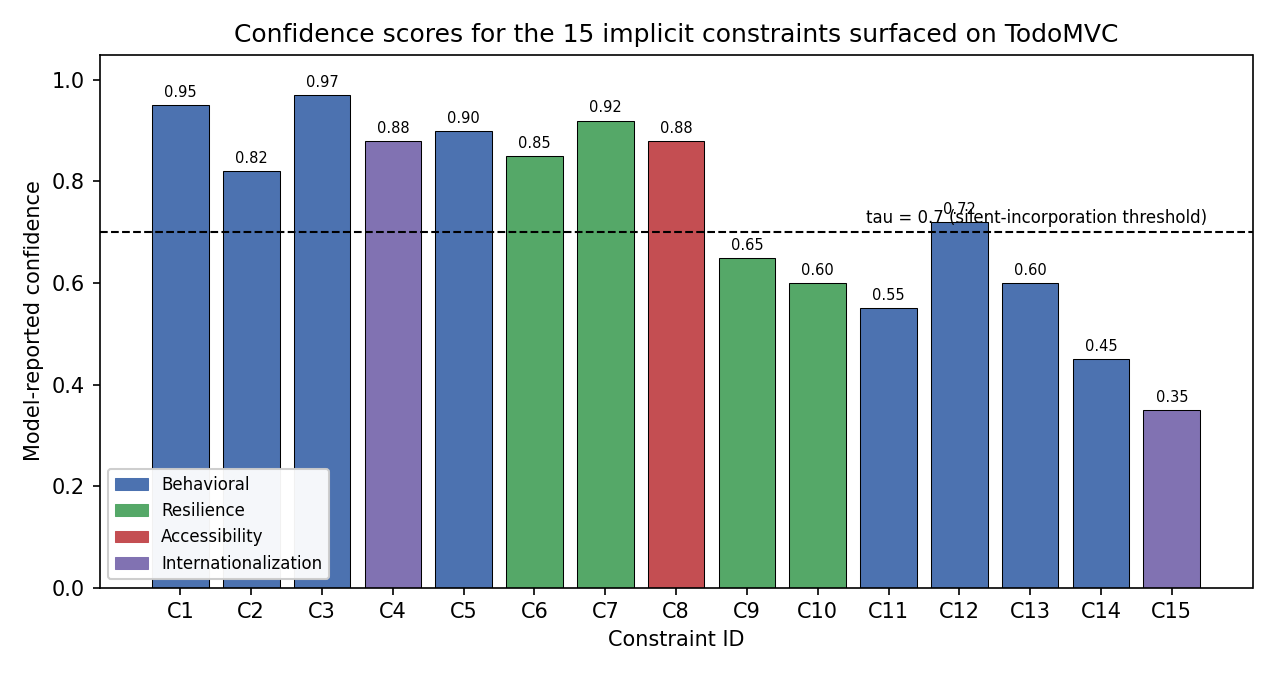

Write the Python code that produced this figure.
#!/usr/bin/env python3
"""Generate confidence_histogram.png for Article 1, Figure 1.

Reads confidence scores for the 15 implicit constraints surfaced on
TodoMVC by the Specification Enrichment stage (enrichment-run-A, the
generator input for the section 4.3 primary results) from
``results/results_threshold_sweep.json`` and renders a per-constraint
bar chart, color-coded by the four-category taxonomy from section 4.2
(Behavioral, Resilience, Accessibility, Internationalization). The
dashed vertical line marks the default tau=0.7 silent-incorporation
threshold.

Run from the repository root:

    python figures/confidence_histogram.py
"""
from __future__ import annotations

import json
import os
import sys

import matplotlib.pyplot as plt


REPO_ROOT = os.path.dirname(os.path.dirname(os.path.abspath(__file__)))
RESULTS_PATH = os.path.join(REPO_ROOT, "results", "results_threshold_sweep.json")
OUT_PATH = os.path.join(REPO_ROOT, "figures", "confidence_histogram.png")

# Section 4.2 four-category regrouping. The raw category labels in the
# enrichment JSON (validation, edge-case, accessibility, persistence,
# internationalization, other) are remapped per the published taxonomy.
TAXONOMY = {
    "C1": "Behavioral",
    "C2": "Behavioral",
    "C3": "Behavioral",
    "C4": "Internationalization",
    "C5": "Behavioral",
    "C6": "Resilience",
    "C7": "Resilience",
    "C8": "Accessibility",
    "C9": "Resilience",
    "C10": "Resilience",
    "C11": "Behavioral",
    "C12": "Behavioral",
    "C13": "Behavioral",
    "C14": "Behavioral",
    "C15": "Internationalization",
}

COLORS = {
    "Behavioral": "#4C72B0",
    "Resilience": "#55A868",
    "Accessibility": "#C44E52",
    "Internationalization": "#8172B2",
}


def main() -> int:
    with open(RESULTS_PATH) as f:
        data = json.load(f)
    confidences = data["confidences"]

    ids = [c["id"] for c in confidences]
    vals = [c["confidence"] for c in confidences]
    cats = [TAXONOMY[c["id"]] for c in confidences]
    colors = [COLORS[t] for t in cats]

    fig, ax = plt.subplots(figsize=(8.5, 4.5))
    bars = ax.bar(ids, vals, color=colors, edgecolor="black", linewidth=0.5)
    ax.axvline(x=-0.5, color="none")  # placeholder for clean axis
    ax.axhline(y=0.7, color="black", linestyle="--", linewidth=1.0)
    ax.text(
        len(ids) - 0.5,
        0.71,
        "tau = 0.7 (silent-incorporation threshold)",
        ha="right",
        va="bottom",
        fontsize=8,
    )

    ax.set_ylim(0, 1.05)
    ax.set_ylabel("Model-reported confidence")
    ax.set_xlabel("Constraint ID")
    ax.set_title(
        "Confidence scores for the 15 implicit constraints surfaced on TodoMVC"
    )

    # Legend
    handles = [
        plt.Rectangle((0, 0), 1, 1, color=COLORS[k], edgecolor="black", linewidth=0.5)
        for k in COLORS
    ]
    ax.legend(handles, list(COLORS.keys()), loc="lower left", fontsize=8, framealpha=0.95)

    for b, v in zip(bars, vals):
        ax.text(b.get_x() + b.get_width() / 2, v + 0.01, f"{v:.2f}", ha="center", va="bottom", fontsize=7)

    plt.tight_layout()
    plt.savefig(OUT_PATH, dpi=150)
    print(f"wrote {OUT_PATH}")
    return 0


if __name__ == "__main__":
    sys.exit(main())
